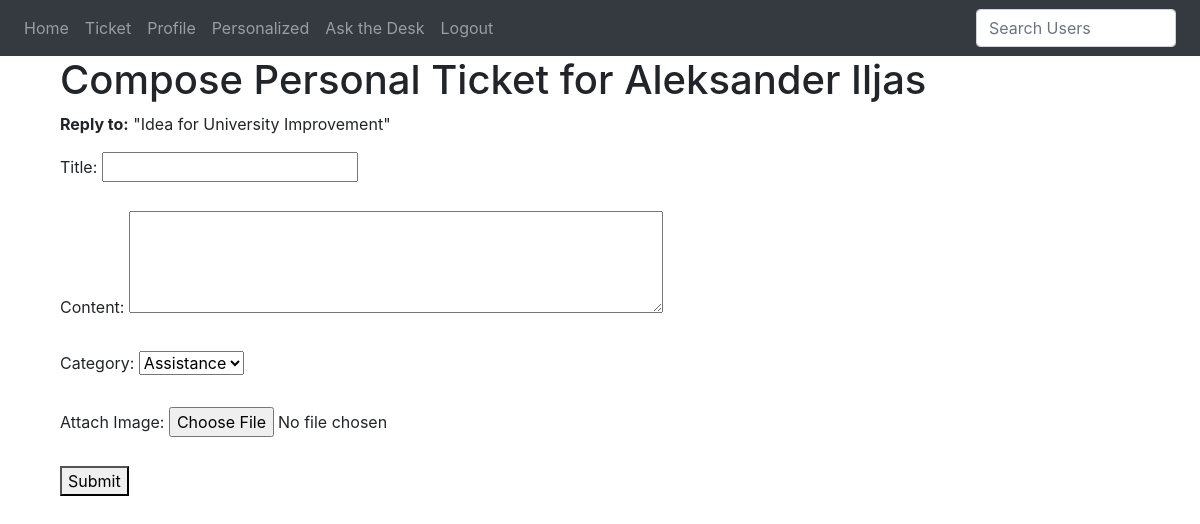
Screenshot of /reply-ticket/1 (signed in) with the database file from the repository.
### website/models.py (models this page shows)
class User(db.Model, UserMixin):
    id = db.Column(db.Integer, primary_key=True)
    email = db.Column(db.String(150), unique=True, nullable=False)
    password = db.Column(db.String(150), nullable=False)
    first_name = db.Column(db.String(150), nullable=False)
    department_id = db.Column(db.Integer, db.ForeignKey("department.id"), nullable=True)
    faculty_id = db.Column(db.Integer, db.ForeignKey("faculty.id"), nullable=True)
    gpa = db.Column(db.Float, nullable=True)
    role_id = db.Column(db.Integer, db.ForeignKey("role.id"), nullable=False)
    allow_ticket_visibility = db.Column(
        db.Boolean, default=True
    )  # New field for visibility
    role = db.relationship("Role", backref="users", lazy=True)
    faculty = db.relationship("Faculty", backref="users", lazy=True)

class Ticket(db.Model):
    id = db.Column(db.Integer, primary_key=True)
    title = db.Column(db.String(100), nullable=False)
    content = db.Column(db.String(1000), nullable=False)
    category = db.Column(db.String(50), nullable=False)
    date = db.Column(db.DateTime(timezone=True), default=func.now())
    image = db.Column(db.String(100), nullable=True)
    upvotes = db.Column(db.Integer, default=0)
    user_id = db.Column(
        db.Integer, db.ForeignKey("user.id"), nullable=True
    )  # Make this field nullable
    recipient_id = db.Column(db.Integer, db.ForeignKey("user.id"), nullable=True)
    reply_to_ticket_id = db.Column(
        db.Integer, db.ForeignKey("ticket.id"), nullable=True
    )
    creator = db.relationship("User", backref="created_tickets", foreign_keys=[user_id])
    recipient = db.relationship(
        "User", backref="received_tickets", foreign_keys=[recipient_id]
    )
    original_ticket = db.relationship(
        "Ticket", remote_side=[id], backref="replies", foreign_keys=[reply_to_ticket_id]
    )
    upvoted_by = db.relationship(
        "TicketUpvote", backref="ticket", cascade="all, delete", lazy=True
    )
    visibility = db.relationship(
        "TicketVisibility", backref="ticket", cascade="all, delete", lazy=True
    )

### website/views.py (the view, shortened to what this page needs)
@views.route("/reply-ticket/<int:ticket_id>", methods=["GET", "POST"])
@login_required
def reply_ticket(ticket_id):
    original_ticket = Ticket.query.get_or_404(ticket_id)
    recipient = original_ticket.creator
    return render_template(
        "compose_ticket.html",
        user=current_user,
        recipient=recipient,
        original_ticket=original_ticket,
    )

### website/__init__.py (called while the page is built)
def create_app():
    app = Flask(__name__)
    app.config["SECRET_KEY"] = "hjshjhdjah kjshkjdhjs"  # Use a secure key in production
    app.config["SQLALCHEMY_DATABASE_URI"] = f"sqlite:///{DB_NAME}"
    db.init_app(app)
    from .views import views
    from .auth import auth
    app.register_blueprint(views, url_prefix="/")
    app.register_blueprint(auth, url_prefix="/")
    from .models import User
    with app.app_context():
        db.create_all()
    login_manager = LoginManager()
    login_manager.login_view = "auth.login"
    login_manager.init_app(app)
    @login_manager.user_loader
    def load_user(id):
        return User.query.get(int(id))
    return app

### website/templates/compose_ticket.html (shortened to what this page needs)
{% extends "base.html" %} {% block title %}Compose Personal Ticket{% endblock %}
{% block content %}
<div class="container">
    <h1>Compose Personal Ticket for {{ recipient.first_name }}</h1>
    {% if original_ticket is defined %}
    <p><strong>Reply to:</strong> "{{ original_ticket.title }}"</p>
    {% endif %}
    <form action="{% if original_ticket is defined %}{{ url_for('views.reply_ticket', ticket_id=original_ticket.id) }}{% else %}{{ url_for('views.compose_ticket', user_id=recipient.id) }}{% endif %}" method="post" enctype="multipart/form-data">
        <label for="title">Title:</label>
        <input type="text" id="title" name="title" required><br><br>
        <label for="content">Content:</label>
        <textarea id="content" name="content" rows="4" cols="50" required></textarea><br><br>
        <label for="category">Category:</label>
        <select id="category" name="category">
            <option value="assistance">Assistance</option>
        </select><br><br>
        <label for="image">Attach Image:</label>
        <input type="file" id="image" name="image"><br><br>
        <button type="submit">Submit</button>
    </form>
</div>
{% endblock %}

### rows the page displays
User: first_name "Aleksander Iljas"
Ticket: title "Idea for University Improvement"
